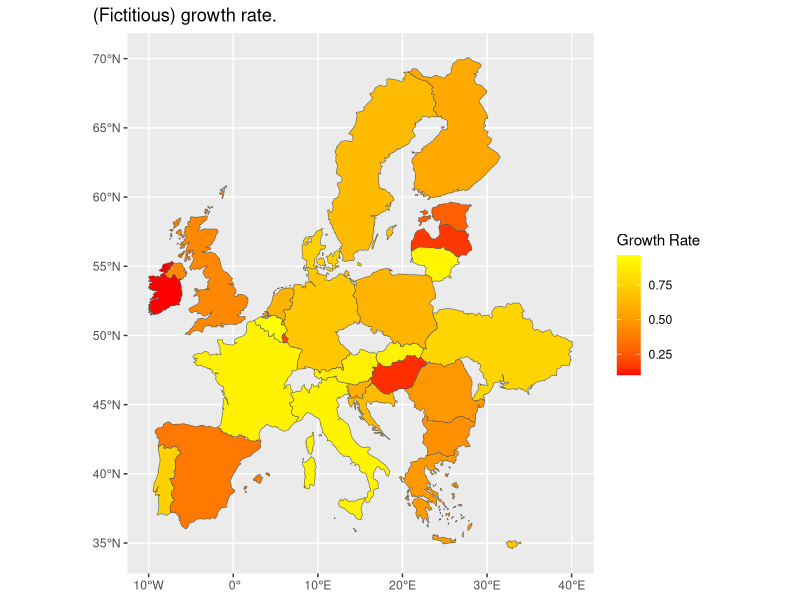

R code for this plot:
library(tidyverse)
library(sf)
library(rnaturalearth)
library(rnaturalearthdata)

world_map <- ne_countries(scale = 50, returnclass = 'sf')

european_union <- c("Austria","Belgium","Bulgaria","Croatia","Cyprus",
                    "Czech Rep.","Denmark","Estonia","Finland","France",
                    "Germany","Greece","Hungary","Ireland","Italy","Latvia",
                    "Lithuania","Luxembourg","Malta","Netherlands","Poland",
                    "Portugal","Romania","Slovakia","Slovenia","Spain",
                    "Sweden","United Kingdom", "Ukraine")
european_union_map <-  world_map %>% 
  filter(name %in% european_union)

bbox_europe <- st_bbox(c(xmin = -10, ymin = 20, xmax = 50, ymax = 80), crs = st_crs(european_union_map))
european_union_map_cropped <- st_crop(european_union_map, bbox_europe)

df <- tibble(country = european_union,
         some_value = runif(length(european_union)))

map <- european_union_map_cropped %>% 
  left_join(df, by = c("name" = "country"))

ggplot(data = map) +
  geom_sf(mapping = aes(fill = some_value)) +
  scale_fill_gradient(name = "Growth Rate", low = "#FF0000FF", high = "#FFFF00FF", na.value = "grey50") +
  labs(title = "(Fictitious) growth rate.") +
  theme(plot.title.position = "plot")
